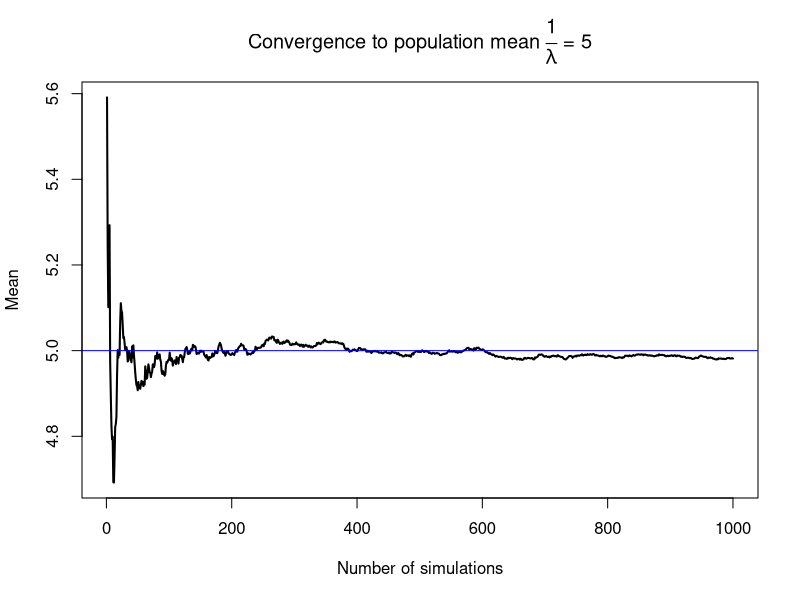
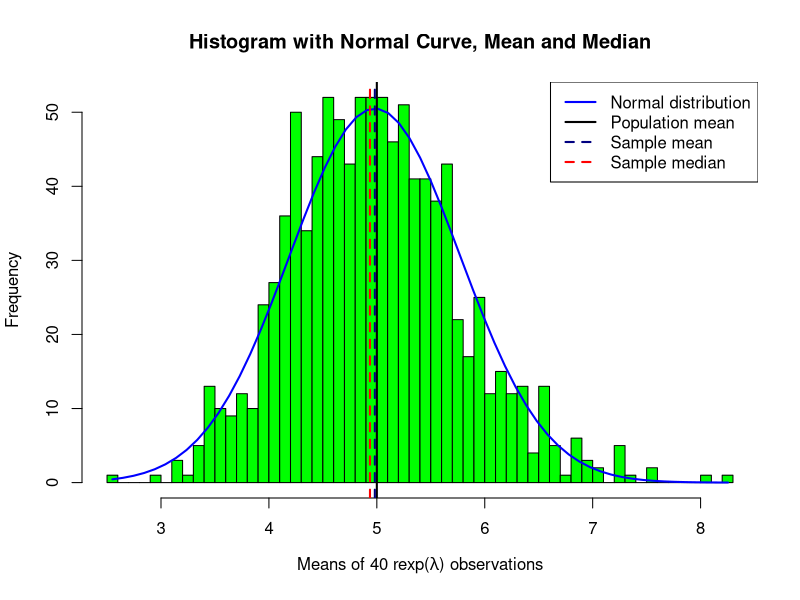

Recreate these plots in R, in order.
## ---- chunk 1
set.seed(2222)
nosim <- 1000
n <- 40
lambda <- 0.2
means <- apply(matrix(rexp(nosim*n,lambda),nosim,n), 1, mean) 
plot(cumsum(means)/(1:nosim), type = "l", lwd = 2, main = expression(
    paste("Convergence to population mean ", frac(1,lambda)," = ",5)),
     xlab = "Number of simulations", ylab = "Mean")
abline(h = 1/lambda, col = "blue")
## ---- chunk 2
# histogram with normal curve: http://www.statmethods.net/graphs/density.html
h<-hist(means, breaks=59, col="green", 
        xlab=expression(paste("Means of 40 rexp(",lambda,") observations")), 
        main="Histogram with Normal Curve, Mean and Median") 
xfit<-seq(min(means),max(means),length=59) 
yfit<-dnorm(xfit,mean=mean(means),sd=sd(means)) 
yfit <- yfit*diff(h$mids[1:2])*length(means) 
lines(xfit, yfit, col="blue", lwd=2)
abline(v = 1/lambda, col = "black", lwd = 2)
abline(v = mean(means), col = "navy", lwd = 2, lty = "dashed")
abline(v = median(means), col = "red", lwd = 2, lty = "dashed")
legend("topright", col = c("blue", "black", "navy", "red"), 
       lty = c("solid", "solid", "dashed", "dashed"), lwd = 2,
       legend = c("Normal distribution", "Population mean",
                  "Sample mean", "Sample median"))
